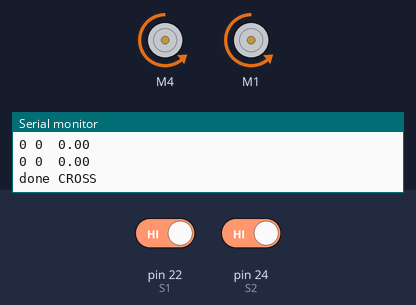
The sketch below on a simulated Arduino Mega 2560, built for the host (arithmetic inside an expression is 32-bit, double 64-bit). Shown: 2 × DC motor (green arrow = forward, orange = backward, longer = faster), the last lines printed to the serial monitor. The test bench sets the inputs (shaded band); at power-on: pin 22 (S1) HIGH, pin 24 (S2) HIGH. An integer division by zero does not stop the program and gives all ones (-1).

Above: at 1.2 s.
1.3 s: pin 22 (S1) driven LOW
At 4.49 s:
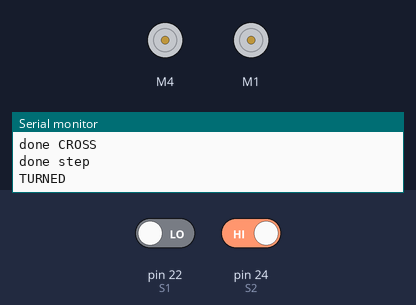
5.9 s: pin 22 (S1) driven HIGH
At 6.5 s:
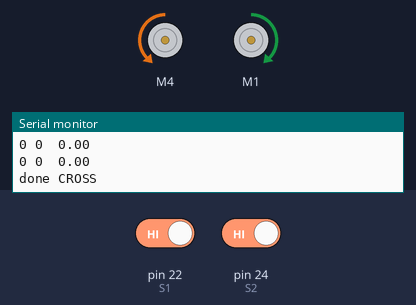
10.3 s: pin 24 (S2) driven LOW
24.0 s: pin 24 (S2) driven HIGH
At 27.4 s:
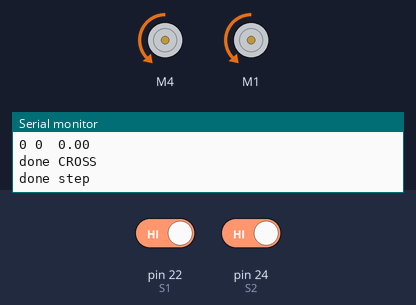
Timing chart, 0 to 30.1 s (numbered marks = the images above; inputs shaded):
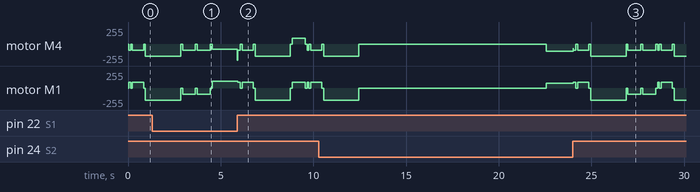

The sketch:

arduinoCode.ino
```cpp
#include <AFMotor.h>

#include <SoftwareSerial.h>

#define S1 22
#define S2 24
#define S3 3
#define COMMON_SPEED 90

AF_DCMotor motorLeft(4);
AF_DCMotor motorRight(1);

void motorLeftGo(int v)
{
  motorLeft.setSpeed(abs(v));
  if(v / abs(v) > 0) motorLeft.run(BACKWARD);
  else motorLeft.run(FORWARD);
}

void motorRightGo(int v)
{
  motorRight.setSpeed(abs(v));
  if(v / abs(v) > 0) motorRight.run(FORWARD);
  else motorRight.run(BACKWARD);
}

bool sensorData[2];

void readSensors()
{
  sensorData[0] = !digitalRead(S1);
  sensorData[1] = !digitalRead(S2);
}

void testSensors()
{
  readSensors();
  Serial.print(sensorData[0]);
  Serial.print(" ");
  Serial.println(sensorData[1]);
}

void cross(byte v = COMMON_SPEED)
{
  float err, u, kP = 1, kD = 10, kI = 0.001, i, eold = 0;
  short crossCounter = 0;
  readSensors();
  while(crossCounter < 15)
  {
    readSensors();
    err = sensorData[0] - sensorData[1];
    u = err * kP + (err - eold) * kD;
    i += kI * err;
    motorLeftGo(v - u * 15);
    motorRightGo(v + u * 15);
    eold = err;
    Serial.print(sensorData[0]);
    Serial.print(" ");
    Serial.print(sensorData[1]);
    Serial.print("\t");
    Serial.println(u * 10);
    if(!sensorData[0] && !sensorData[1]) crossCounter++;
    else crossCounter = 0;
  }
  motorLeftGo(0);
  motorRightGo(0);
  delay(100);
  Serial.println("done CROSS");
}

void forward(short sp = COMMON_SPEED)
{
  motorLeftGo(sp);
  motorRightGo(sp);
  delay(600);
  motorLeftGo(0);
  motorRightGo(0);
  delay(100);
  motorLeftGo(2 *sp);
  motorRightGo(-2 * sp);
  delay(1900);
  motorLeftGo(0);
  motorRightGo(0);
  delay(100);
  Serial.println("done step");
}

void turnToLine(short sp = COMMON_SPEED)
{
  int timer = millis();
  while(sensorData[!(sp > 0)] || millis() < timer + 700)
  {
    readSensors();
    motorLeftGo(-sp);
    motorRightGo(sp);
  }
  motorLeftGo(0);
  motorRightGo(0);
  delay(100);
  Serial.println("TURNED");
}

String dataFromComputer = "", algorithm, algorithmToStart;

enum St : char
{
  ON = 0,
  GO_TO_TAKE = 1,
  WAITING_FOR_TAKING = 2,
  DOING_REQUEST = 3,
  WAITING_FOR_DROPPING = 4,
  DONE = 5,
  READED = 6,
  TEST = 10
};

St status = ON;

void sendStatus()
{
  Serial3.write(status);
  Serial3.flush();
  Serial.print("sent: ");
  Serial.println(status);
  delay(50);
}

void setup()
{
  // Open serial communications and wait for port to open:
  Serial.begin(9600);
  Serial.println("begin");
  pinMode(S1, INPUT);
  pinMode(S2, INPUT);

  // set the data rate for the SoftwareSerial port
  Serial3.begin(9600);
  Serial.println("connected myserial");
  sendStatus();
  status = TEST;
}


void loop()
{  // run over and over
  if(status == GO_TO_TAKE)
  {
    for(short i = 0; i < algorithmToStart.length(); i++)
    {
      if(algorithmToStart[i] == "1")
      {
        cross(COMMON_SPEED);
        forward(COMMON_SPEED);
      }
      else if(algorithmToStart[i] == "2")
      {
        turnToLine(COMMON_SPEED);
      }
      else if(algorithmToStart[i] == "3")
      {
        turnToLine(-COMMON_SPEED);
      }
    }
    Serial.println("went to take");
    status = WAITING_FOR_TAKING;
    sendStatus();
  }
  if(status == WAITING_FOR_TAKING)
  {
    delay(10000);
    status = DOING_REQUEST;
    sendStatus();
    Serial.println("took");
  }
  else if(status == DOING_REQUEST)
  {
    for(short i = 0; i < algorithm.length(); i++)
    {
      if(algorithm[i] == "1")
      {
        cross(COMMON_SPEED);
        forward(COMMON_SPEED);
      }
      else if(algorithm[i] == "2")
      {
        turnToLine(COMMON_SPEED);
      }
      else if(algorithm[i] == "3")
      {
        turnToLine(-COMMON_SPEED);
      }
    }
    status = WAITING_FOR_DROPPING;
    Serial.println("DONE REQUEST");
  }
  else if(status == WAITING_FOR_DROPPING)
  {
    sendStatus();
    delay(10000);
    status = DONE;
    Serial.println("DROPPED");
    algorithm = "";
    algorithmToStart = "";
  }
  else if (status == DONE)
  {
    String c = Serial3.readString();
    if (c != -1)
    {
      Serial.print("begin reading");
        short j = 0;
        for(short i = 0; c[i] != '4'; i++)
        {
          algorithmToStart += c[i];
          j = i + 2;

        }
        for(; j < c.length(); j++)
        {
          algorithm += c[j];
        }
        status = READED;
    }
    sendStatus();
    Serial.println("reading");
  }
  else if(status == READED)
  {
    sendStatus();
    Serial.println(algorithmToStart);
    Serial.println(algorithm);
    status = GO_TO_TAKE;
  }
  else if(status == TEST)
  {
    // motorLeftGo(100);
    // motorRightGo(100);
    //testSensors();
    // +
    cross();
    forward();
    turnToLine(-COMMON_SPEED);
    turnToLine(-COMMON_SPEED);
    cross();
    forward();
    turnToLine();
    cross();
    forward();
    delay(10000);
  }
}
```

Measured:
- after the input at 5.9 s, motor M1: forward 105/255 → forward 90/255 at once, → stopped 0.15 s later, → forward 90/255 0.10 s later, → stopped 0.60 s later, … (11 changes in this stretch)
- after the input at 24.0 s, motor M1: forward 75/255 → forward 90/255 at once, → stopped 0.15 s later, → forward 90/255 0.10 s later, → stopped 0.60 s later, … (15 changes in this stretch)
- by itself, motor M1: repeats every 0.80 s: backward 90/255 0.70 s, stopped 0.10 s, until it stays forward 105/255 from 4.5 s
